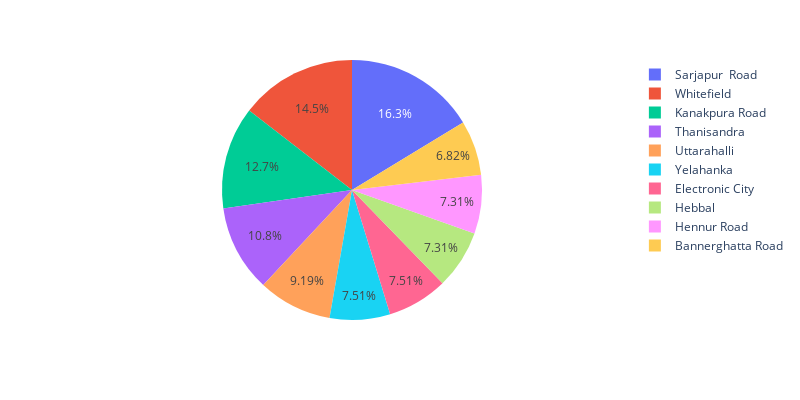

The code cell stored with this chart in its notebook:
### Code cell
# showing an interactibe grapgh to have a visualization of the data
fig=px.pie(top_10,names='location',values='count')
fig.update_layout(width=800,height=400)
fig.show()

### Figure 1 — Plotly figure (JSON) as saved in the notebook; plotly's stock layout.template omitted (floating-point values rounded to 4 significant figures)
{"data": [{"domain": {"x": [0, 1], "y": [0, 1]}, "hovertemplate": "location=%{label}<br>count=%{value}<extra></extra>", "labels": ["Sarjapur  Road", "Whitefield", "Kanakpura Road", "Thanisandra", "Uttarahalli", "Yelahanka", "Electronic City", "Hebbal", "Hennur Road", "Bannerghatta Road"], "legendgroup": "", "name": "", "showlegend": true, "type": "pie", "values": [165, 147, 129, 109, 93, 76, 76, 74, 74, 69]}], "layout": {"height": 400, "legend": {"tracegroupgap": 0}, "margin": {"t": 60}, "width": 800}}
